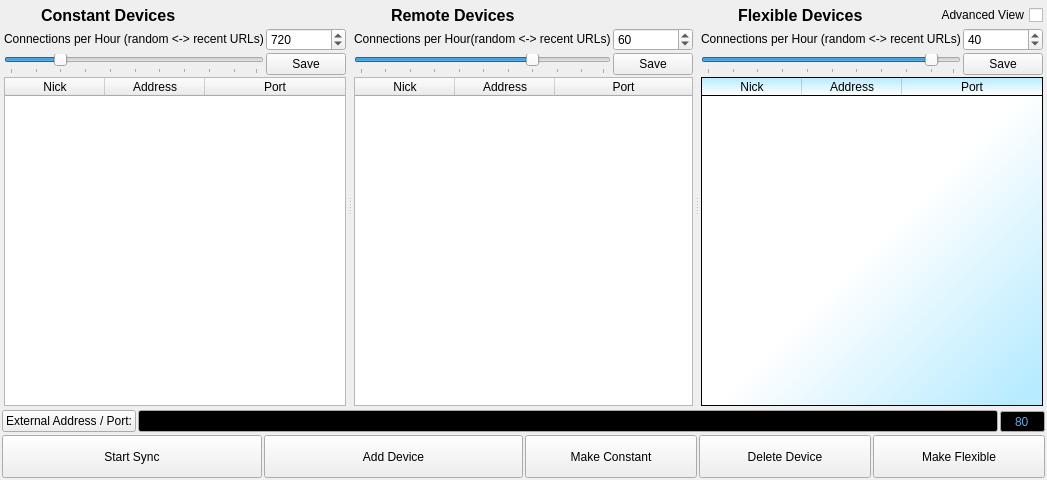
<?xml version="1.0" encoding="UTF-8"?>
<ui version="4.0">
 <class>ConnectionDisplay</class>
 <widget class="QWidget" name="ConnectionDisplay">
  <property name="geometry">
   <rect>
    <x>0</x>
    <y>0</y>
    <width>978</width>
    <height>480</height>
   </rect>
  </property>
  <property name="windowTitle">
   <string>Form</string>
  </property>
  <layout class="QGridLayout" name="gridLayout_4">
   <item row="0" column="0" colspan="2">
    <widget class="QSplitter" name="splitter">
     <property name="orientation">
      <enum>Qt::Horizontal</enum>
     </property>
     <widget class="QWidget" name="layoutWidget">
      <layout class="QVBoxLayout" name="verticalLayout_3">
       <item>
        <layout class="QHBoxLayout" name="horizontalLayout_5">
         <item>
          <widget class="QPushButton" name="pushButton_A">
           <property name="sizePolicy">
            <sizepolicy hsizetype="Preferred" vsizetype="Preferred">
             <horstretch>0</horstretch>
             <verstretch>0</verstretch>
            </sizepolicy>
           </property>
           <property name="maximumSize">
            <size>
             <width>35</width>
             <height>16777215</height>
            </size>
           </property>
           <property name="toolTip">
            <string>Add Device to Constant.</string>
           </property>
           <property name="text">
            <string notr="true"/>
           </property>
           <property name="icon">
            <iconset resource="../arado.qrc">
             <normaloff>:/images/kfm_home.png</normaloff>:/images/kfm_home.png</iconset>
           </property>
           <property name="iconSize">
            <size>
             <width>32</width>
             <height>32</height>
            </size>
           </property>
           <property name="flat">
            <bool>true</bool>
           </property>
          </widget>
         </item>
         <item>
          <widget class="QLabel" name="label_A">
           <property name="sizePolicy">
            <sizepolicy hsizetype="Expanding" vsizetype="Preferred">
             <horstretch>0</horstretch>
             <verstretch>0</verstretch>
            </sizepolicy>
           </property>
           <property name="font">
            <font>
             <pointsize>12</pointsize>
             <weight>75</weight>
             <bold>true</bold>
            </font>
           </property>
           <property name="toolTip">
            <string>Constant Devices are stable and trusted (e.g. desktop-pc at home).</string>
           </property>
           <property name="text">
            <string>Constant Devices</string>
           </property>
           <property name="textFormat">
            <enum>Qt::AutoText</enum>
           </property>
          </widget>
         </item>
        </layout>
       </item>
       <item>
        <layout class="QGridLayout" name="gridLayout">
         <item row="0" column="0">
          <widget class="QLabel" name="labelipask_A">
           <property name="toolTip">
            <string>Example: 720 connections per hour = one connection each 5 seconds.</string>
           </property>
           <property name="text">
            <string>Connections per Hour (random &lt;-&gt; recent URLs)</string>
           </property>
          </widget>
         </item>
         <item row="0" column="1">
          <widget class="QDoubleSpinBox" name="freqABox">
           <property name="toolTip">
            <string/>
           </property>
           <property name="locale">
            <locale language="English" country="UnitedStates"/>
           </property>
           <property name="decimals">
            <number>0</number>
           </property>
           <property name="minimum">
            <double>1.000000000000000</double>
           </property>
           <property name="maximum">
            <double>1000000.000000000000000</double>
           </property>
           <property name="singleStep">
            <double>0.100000000000000</double>
           </property>
           <property name="value">
            <double>720.000000000000000</double>
           </property>
          </widget>
         </item>
         <item row="1" column="1">
          <widget class="QPushButton" name="restartPollButtonA">
           <property name="text">
            <string>Save</string>
           </property>
           <property name="icon">
            <iconset resource="../arado.qrc">
             <normaloff>:/images/filesaveas.png</normaloff>:/images/filesaveas.png</iconset>
           </property>
          </widget>
         </item>
         <item row="1" column="0">
          <widget class="QSlider" name="horizontalSlider_A">
           <property name="toolTip">
            <string>If you set the slider to random, you get a backup with old URLs, if you set the slider to recent, you only get new URLs with a fresh timestamp. </string>
           </property>
           <property name="value">
            <number>20</number>
           </property>
           <property name="orientation">
            <enum>Qt::Horizontal</enum>
           </property>
           <property name="invertedAppearance">
            <bool>false</bool>
           </property>
           <property name="invertedControls">
            <bool>false</bool>
           </property>
           <property name="tickPosition">
            <enum>QSlider::TicksBelow</enum>
           </property>
           <property name="tickInterval">
            <number>10</number>
           </property>
          </widget>
         </item>
        </layout>
       </item>
       <item>
        <widget class="QTableWidget" name="tableWidget_A">
         <property name="showGrid">
          <bool>false</bool>
         </property>
         <attribute name="horizontalHeaderStretchLastSection">
          <bool>true</bool>
         </attribute>
         <attribute name="verticalHeaderVisible">
          <bool>false</bool>
         </attribute>
         <column>
          <property name="text">
           <string>Nick</string>
          </property>
         </column>
         <column>
          <property name="text">
           <string>Address</string>
          </property>
         </column>
         <column>
          <property name="text">
           <string>Port</string>
          </property>
         </column>
        </widget>
       </item>
      </layout>
     </widget>
     <widget class="QWidget" name="layoutWidget">
      <layout class="QVBoxLayout" name="verticalLayout_2">
       <item>
        <layout class="QHBoxLayout" name="horizontalLayout_6">
         <item>
          <widget class="QPushButton" name="pushButton_B">
           <property name="sizePolicy">
            <sizepolicy hsizetype="Preferred" vsizetype="Preferred">
             <horstretch>0</horstretch>
             <verstretch>0</verstretch>
            </sizepolicy>
           </property>
           <property name="maximumSize">
            <size>
             <width>35</width>
             <height>16777215</height>
            </size>
           </property>
           <property name="toolTip">
            <string>Connect Devices and start to sync URLs.</string>
           </property>
           <property name="text">
            <string/>
           </property>
           <property name="icon">
            <iconset resource="../arado.qrc">
             <normaloff>:/images/kdmconfig.png</normaloff>:/images/kdmconfig.png</iconset>
           </property>
           <property name="iconSize">
            <size>
             <width>32</width>
             <height>32</height>
            </size>
           </property>
           <property name="flat">
            <bool>true</bool>
           </property>
          </widget>
         </item>
         <item>
          <widget class="QLabel" name="label_B">
           <property name="sizePolicy">
            <sizepolicy hsizetype="Expanding" vsizetype="Preferred">
             <horstretch>0</horstretch>
             <verstretch>0</verstretch>
            </sizepolicy>
           </property>
           <property name="font">
            <font>
             <pointsize>12</pointsize>
             <weight>75</weight>
             <bold>true</bold>
            </font>
           </property>
           <property name="toolTip">
            <string>Remote Devices are networked neighbour machines (e.g. your PC at work or family).</string>
           </property>
           <property name="text">
            <string>Remote Devices</string>
           </property>
          </widget>
         </item>
        </layout>
       </item>
       <item>
        <layout class="QGridLayout" name="gridLayout_2">
         <item row="0" column="0">
          <widget class="QLabel" name="labelipask_B">
           <property name="toolTip">
            <string>Example: 60 connections per hour = one connection each 60 seconds.</string>
           </property>
           <property name="text">
            <string>Connections per Hour(random &lt;-&gt; recent URLs)</string>
           </property>
          </widget>
         </item>
         <item row="0" column="1">
          <widget class="QDoubleSpinBox" name="freqBBox">
           <property name="toolTip">
            <string/>
           </property>
           <property name="locale">
            <locale language="English" country="UnitedStates"/>
           </property>
           <property name="decimals">
            <number>0</number>
           </property>
           <property name="minimum">
            <double>1.000000000000000</double>
           </property>
           <property name="maximum">
            <double>100000.000000000000000</double>
           </property>
           <property name="singleStep">
            <double>0.100000000000000</double>
           </property>
           <property name="value">
            <double>60.000000000000000</double>
           </property>
          </widget>
         </item>
         <item row="1" column="1">
          <widget class="QPushButton" name="restartPollButtonB">
           <property name="text">
            <string>Save</string>
           </property>
           <property name="icon">
            <iconset resource="../arado.qrc">
             <normaloff>:/images/filesaveas.png</normaloff>:/images/filesaveas.png</iconset>
           </property>
          </widget>
         </item>
         <item row="1" column="0">
          <widget class="QSlider" name="horizontalSlider_B">
           <property name="toolTip">
            <string>If you set the slider to random, you get a backup with old URLs, if you set the slider to recent, you only get new URLs with a fresh timestamp.</string>
           </property>
           <property name="sliderPosition">
            <number>70</number>
           </property>
           <property name="orientation">
            <enum>Qt::Horizontal</enum>
           </property>
           <property name="tickPosition">
            <enum>QSlider::TicksBelow</enum>
           </property>
           <property name="tickInterval">
            <number>10</number>
           </property>
          </widget>
         </item>
        </layout>
       </item>
       <item>
        <widget class="QTableWidget" name="tableWidget_B">
         <property name="showGrid">
          <bool>false</bool>
         </property>
         <attribute name="horizontalHeaderStretchLastSection">
          <bool>true</bool>
         </attribute>
         <attribute name="verticalHeaderVisible">
          <bool>false</bool>
         </attribute>
         <column>
          <property name="text">
           <string>Nick</string>
          </property>
         </column>
         <column>
          <property name="text">
           <string>Address</string>
          </property>
         </column>
         <column>
          <property name="text">
           <string>Port</string>
          </property>
         </column>
        </widget>
       </item>
      </layout>
     </widget>
     <widget class="QWidget" name="layoutWidget">
      <layout class="QVBoxLayout" name="verticalLayout">
       <item>
        <layout class="QHBoxLayout" name="horizontalLayout_7">
         <item>
          <widget class="QPushButton" name="pushButton_C">
           <property name="sizePolicy">
            <sizepolicy hsizetype="Preferred" vsizetype="Preferred">
             <horstretch>0</horstretch>
             <verstretch>0</verstretch>
            </sizepolicy>
           </property>
           <property name="maximumSize">
            <size>
             <width>35</width>
             <height>16777215</height>
            </size>
           </property>
           <property name="toolTip">
            <string>Add Device to Flexible.</string>
           </property>
           <property name="text">
            <string/>
           </property>
           <property name="icon">
            <iconset resource="../arado.qrc">
             <normaloff>:/images/remote.png</normaloff>:/images/remote.png</iconset>
           </property>
           <property name="iconSize">
            <size>
             <width>32</width>
             <height>32</height>
            </size>
           </property>
           <property name="flat">
            <bool>true</bool>
           </property>
          </widget>
         </item>
         <item>
          <widget class="QLabel" name="label_C">
           <property name="sizePolicy">
            <sizepolicy hsizetype="Expanding" vsizetype="Preferred">
             <horstretch>0</horstretch>
             <verstretch>0</verstretch>
            </sizepolicy>
           </property>
           <property name="font">
            <font>
             <pointsize>12</pointsize>
             <weight>75</weight>
             <bold>true</bold>
            </font>
           </property>
           <property name="toolTip">
            <string>Flexible Devices change the connection info very often (e.g. like wireless or mobile Devices).</string>
           </property>
           <property name="text">
            <string>Flexible Devices</string>
           </property>
          </widget>
         </item>
         <item>
          <widget class="QCheckBox" name="checkAdvViewBox">
           <property name="enabled">
            <bool>true</bool>
           </property>
           <property name="layoutDirection">
            <enum>Qt::RightToLeft</enum>
           </property>
           <property name="text">
            <string>Advanced View</string>
           </property>
           <property name="checked">
            <bool>false</bool>
           </property>
          </widget>
         </item>
        </layout>
       </item>
       <item>
        <layout class="QGridLayout" name="gridLayout_3">
         <item row="0" column="0">
          <widget class="QLabel" name="labelipask_C">
           <property name="toolTip">
            <string>Example: 40 connections per hour = one connection each 90 seconds.</string>
           </property>
           <property name="text">
            <string>Connections per Hour (random &lt;-&gt; recent URLs)</string>
           </property>
          </widget>
         </item>
         <item row="0" column="1">
          <widget class="QDoubleSpinBox" name="freqCBox">
           <property name="toolTip">
            <string/>
           </property>
           <property name="locale">
            <locale language="English" country="UnitedStates"/>
           </property>
           <property name="decimals">
            <number>0</number>
           </property>
           <property name="minimum">
            <double>1.000000000000000</double>
           </property>
           <property name="maximum">
            <double>1000000.000000000000000</double>
           </property>
           <property name="singleStep">
            <double>0.100000000000000</double>
           </property>
           <property name="value">
            <double>40.000000000000000</double>
           </property>
          </widget>
         </item>
         <item row="1" column="1">
          <widget class="QPushButton" name="restartPollButtonC">
           <property name="text">
            <string>Save</string>
           </property>
           <property name="icon">
            <iconset resource="../arado.qrc">
             <normaloff>:/images/filesaveas.png</normaloff>:/images/filesaveas.png</iconset>
           </property>
          </widget>
         </item>
         <item row="1" column="0">
          <widget class="QSlider" name="horizontalSlider_C">
           <property name="toolTip">
            <string>If you set the slider to random, you get a backup with old URLs, if you set the slider to recent, you only get new URLs with a fresh timestamp.</string>
           </property>
           <property name="sliderPosition">
            <number>90</number>
           </property>
           <property name="orientation">
            <enum>Qt::Horizontal</enum>
           </property>
           <property name="tickPosition">
            <enum>QSlider::TicksBelow</enum>
           </property>
           <property name="tickInterval">
            <number>10</number>
           </property>
          </widget>
         </item>
        </layout>
       </item>
       <item>
        <widget class="QTableWidget" name="tableWidget_C">
         <property name="styleSheet">
          <string notr="true">background-color: qlineargradient(spread:pad, x1:0.968, y1:0.932, x2:0.513, y2:0.5, stop:0 rgba(183, 235, 255, 255), stop:1 rgba(255, 255, 255, 255));</string>
         </property>
         <property name="showGrid">
          <bool>false</bool>
         </property>
         <attribute name="horizontalHeaderVisible">
          <bool>true</bool>
         </attribute>
         <attribute name="horizontalHeaderStretchLastSection">
          <bool>true</bool>
         </attribute>
         <attribute name="verticalHeaderVisible">
          <bool>false</bool>
         </attribute>
         <column>
          <property name="text">
           <string>Nick</string>
          </property>
         </column>
         <column>
          <property name="text">
           <string>Address</string>
          </property>
         </column>
         <column>
          <property name="text">
           <string>Port</string>
          </property>
         </column>
        </widget>
       </item>
      </layout>
     </widget>
    </widget>
   </item>
   <item row="2" column="0" colspan="2">
    <layout class="QHBoxLayout" name="horizontalLayout_2">
     <item>
      <widget class="QPushButton" name="buttonExternalIp">
       <property name="toolTip">
        <string>Arado Heartbeat Base.</string>
       </property>
       <property name="text">
        <string>External Address / Port:</string>
       </property>
       <property name="icon">
        <iconset resource="../arado.qrc">
         <normaloff>:/images/heartbeat.png</normaloff>:/images/heartbeat.png</iconset>
       </property>
      </widget>
     </item>
     <item>
      <widget class="QLineEdit" name="listenAddr">
       <property name="palette">
        <palette>
         <active>
          <colorrole role="Text">
           <brush brushstyle="SolidPattern">
            <color alpha="255">
             <red>85</red>
             <green>170</green>
             <blue>255</blue>
            </color>
           </brush>
          </colorrole>
          <colorrole role="Base">
           <brush brushstyle="SolidPattern">
            <color alpha="255">
             <red>0</red>
             <green>0</green>
             <blue>0</blue>
            </color>
           </brush>
          </colorrole>
         </active>
         <inactive>
          <colorrole role="Text">
           <brush brushstyle="SolidPattern">
            <color alpha="255">
             <red>85</red>
             <green>170</green>
             <blue>255</blue>
            </color>
           </brush>
          </colorrole>
          <colorrole role="Base">
           <brush brushstyle="SolidPattern">
            <color alpha="255">
             <red>0</red>
             <green>0</green>
             <blue>0</blue>
            </color>
           </brush>
          </colorrole>
         </inactive>
         <disabled>
          <colorrole role="Text">
           <brush brushstyle="SolidPattern">
            <color alpha="255">
             <red>150</red>
             <green>147</green>
             <blue>140</blue>
            </color>
           </brush>
          </colorrole>
          <colorrole role="Base">
           <brush brushstyle="SolidPattern">
            <color alpha="255">
             <red>255</red>
             <green>255</green>
             <blue>255</blue>
            </color>
           </brush>
          </colorrole>
         </disabled>
        </palette>
       </property>
       <property name="inputMask">
        <string/>
       </property>
       <property name="alignment">
        <set>Qt::AlignCenter</set>
       </property>
       <property name="readOnly">
        <bool>true</bool>
       </property>
      </widget>
     </item>
     <item>
      <widget class="QSpinBox" name="listenPortBox">
       <property name="palette">
        <palette>
         <active>
          <colorrole role="Text">
           <brush brushstyle="SolidPattern">
            <color alpha="255">
             <red>85</red>
             <green>170</green>
             <blue>255</blue>
            </color>
           </brush>
          </colorrole>
          <colorrole role="Base">
           <brush brushstyle="SolidPattern">
            <color alpha="255">
             <red>0</red>
             <green>0</green>
             <blue>0</blue>
            </color>
           </brush>
          </colorrole>
         </active>
         <inactive>
          <colorrole role="Text">
           <brush brushstyle="SolidPattern">
            <color alpha="255">
             <red>85</red>
             <green>170</green>
             <blue>255</blue>
            </color>
           </brush>
          </colorrole>
          <colorrole role="Base">
           <brush brushstyle="SolidPattern">
            <color alpha="255">
             <red>0</red>
             <green>0</green>
             <blue>0</blue>
            </color>
           </brush>
          </colorrole>
         </inactive>
         <disabled>
          <colorrole role="Text">
           <brush brushstyle="SolidPattern">
            <color alpha="255">
             <red>150</red>
             <green>147</green>
             <blue>140</blue>
            </color>
           </brush>
          </colorrole>
          <colorrole role="Base">
           <brush brushstyle="SolidPattern">
            <color alpha="255">
             <red>255</red>
             <green>255</green>
             <blue>255</blue>
            </color>
           </brush>
          </colorrole>
         </disabled>
        </palette>
       </property>
       <property name="alignment">
        <set>Qt::AlignCenter</set>
       </property>
       <property name="readOnly">
        <bool>true</bool>
       </property>
       <property name="buttonSymbols">
        <enum>QAbstractSpinBox::NoButtons</enum>
       </property>
       <property name="maximum">
        <number>65535</number>
       </property>
       <property name="value">
        <number>80</number>
       </property>
      </widget>
     </item>
    </layout>
   </item>
   <item row="4" column="1">
    <layout class="QHBoxLayout" name="horizontalLayout">
     <item>
      <widget class="QPushButton" name="buttonMoveLeft">
       <property name="sizePolicy">
        <sizepolicy hsizetype="Expanding" vsizetype="Fixed">
         <horstretch>0</horstretch>
         <verstretch>0</verstretch>
        </sizepolicy>
       </property>
       <property name="minimumSize">
        <size>
         <width>0</width>
         <height>43</height>
        </size>
       </property>
       <property name="toolTip">
        <string>Add any marked Device to Constant.</string>
       </property>
       <property name="text">
        <string>Make Constant</string>
       </property>
       <property name="icon">
        <iconset resource="../arado.qrc">
         <normaloff>:/images/player_rev.png</normaloff>:/images/player_rev.png</iconset>
       </property>
       <property name="iconSize">
        <size>
         <width>32</width>
         <height>32</height>
        </size>
       </property>
      </widget>
     </item>
     <item>
      <widget class="QPushButton" name="buttonDelete">
       <property name="sizePolicy">
        <sizepolicy hsizetype="Expanding" vsizetype="Fixed">
         <horstretch>0</horstretch>
         <verstretch>0</verstretch>
        </sizepolicy>
       </property>
       <property name="minimumSize">
        <size>
         <width>0</width>
         <height>43</height>
        </size>
       </property>
       <property name="toolTip">
        <string>Delete any marked Device and send it to Nirvana.</string>
       </property>
       <property name="text">
        <string>Delete Device</string>
       </property>
       <property name="icon">
        <iconset resource="../arado.qrc">
         <normaloff>:/images/cancel.png</normaloff>:/images/cancel.png</iconset>
       </property>
       <property name="iconSize">
        <size>
         <width>32</width>
         <height>32</height>
        </size>
       </property>
      </widget>
     </item>
     <item>
      <widget class="QPushButton" name="buttonMoveRight">
       <property name="sizePolicy">
        <sizepolicy hsizetype="Expanding" vsizetype="Fixed">
         <horstretch>0</horstretch>
         <verstretch>0</verstretch>
        </sizepolicy>
       </property>
       <property name="minimumSize">
        <size>
         <width>0</width>
         <height>43</height>
        </size>
       </property>
       <property name="toolTip">
        <string>Add any marked Device to Flexible.</string>
       </property>
       <property name="layoutDirection">
        <enum>Qt::LeftToRight</enum>
       </property>
       <property name="autoFillBackground">
        <bool>false</bool>
       </property>
       <property name="text">
        <string>Make Flexible</string>
       </property>
       <property name="icon">
        <iconset resource="../arado.qrc">
         <normaloff>:/images/player_fwd.png</normaloff>:/images/player_fwd.png</iconset>
       </property>
       <property name="iconSize">
        <size>
         <width>32</width>
         <height>32</height>
        </size>
       </property>
      </widget>
     </item>
    </layout>
   </item>
   <item row="4" column="0">
    <layout class="QHBoxLayout" name="horizontalLayout_4">
     <item>
      <widget class="QPushButton" name="buttonStartSync">
       <property name="sizePolicy">
        <sizepolicy hsizetype="Expanding" vsizetype="Fixed">
         <horstretch>0</horstretch>
         <verstretch>0</verstretch>
        </sizepolicy>
       </property>
       <property name="minimumSize">
        <size>
         <width>0</width>
         <height>43</height>
        </size>
       </property>
       <property name="toolTip">
        <string>Connect Devices and start to sync URLs.</string>
       </property>
       <property name="text">
        <string>Start Sync</string>
       </property>
       <property name="icon">
        <iconset resource="../arado.qrc">
         <normaloff>:/images/noatunloopsong.png</normaloff>:/images/noatunloopsong.png</iconset>
       </property>
       <property name="iconSize">
        <size>
         <width>32</width>
         <height>32</height>
        </size>
       </property>
      </widget>
     </item>
     <item>
      <widget class="QPushButton" name="buttonAddDevice">
       <property name="sizePolicy">
        <sizepolicy hsizetype="Expanding" vsizetype="Fixed">
         <horstretch>0</horstretch>
         <verstretch>0</verstretch>
        </sizepolicy>
       </property>
       <property name="minimumSize">
        <size>
         <width>0</width>
         <height>43</height>
        </size>
       </property>
       <property name="baseSize">
        <size>
         <width>0</width>
         <height>0</height>
        </size>
       </property>
       <property name="toolTip">
        <string>Boot with an IP+Port, if the IP-cache is empty or outdated.</string>
       </property>
       <property name="text">
        <string>Add Device</string>
       </property>
       <property name="icon">
        <iconset resource="../arado.qrc">
         <normaloff>:/images/server.png</normaloff>:/images/server.png</iconset>
       </property>
       <property name="iconSize">
        <size>
         <width>32</width>
         <height>32</height>
        </size>
       </property>
      </widget>
     </item>
    </layout>
   </item>
  </layout>
  <action name="actionAddServer">
   <property name="icon">
    <iconset resource="../arado.qrc">
     <normaloff>:/images/connect_established.png</normaloff>:/images/connect_established.png</iconset>
   </property>
   <property name="text">
    <string>Add Device</string>
   </property>
  </action>
  <action name="actionPoll">
   <property name="icon">
    <iconset resource="../arado.qrc">
     <normaloff>:/images/noatunloopsong.png</normaloff>:/images/noatunloopsong.png</iconset>
   </property>
   <property name="text">
    <string>Start Sync</string>
   </property>
  </action>
 </widget>
 <layoutdefault spacing="2" margin="2"/>
 <tabstops>
  <tabstop>buttonAddDevice</tabstop>
  <tabstop>buttonStartSync</tabstop>
  <tabstop>buttonMoveLeft</tabstop>
  <tabstop>buttonMoveRight</tabstop>
  <tabstop>freqABox</tabstop>
  <tabstop>freqBBox</tabstop>
  <tabstop>freqCBox</tabstop>
  <tabstop>pushButton_A</tabstop>
  <tabstop>pushButton_B</tabstop>
  <tabstop>pushButton_C</tabstop>
  <tabstop>buttonDelete</tabstop>
  <tabstop>tableWidget_C</tabstop>
  <tabstop>tableWidget_B</tabstop>
  <tabstop>tableWidget_A</tabstop>
  <tabstop>listenAddr</tabstop>
  <tabstop>listenPortBox</tabstop>
 </tabstops>
 <resources>
  <include location="../arado.qrc"/>
 </resources>
 <connections/>
</ui>
